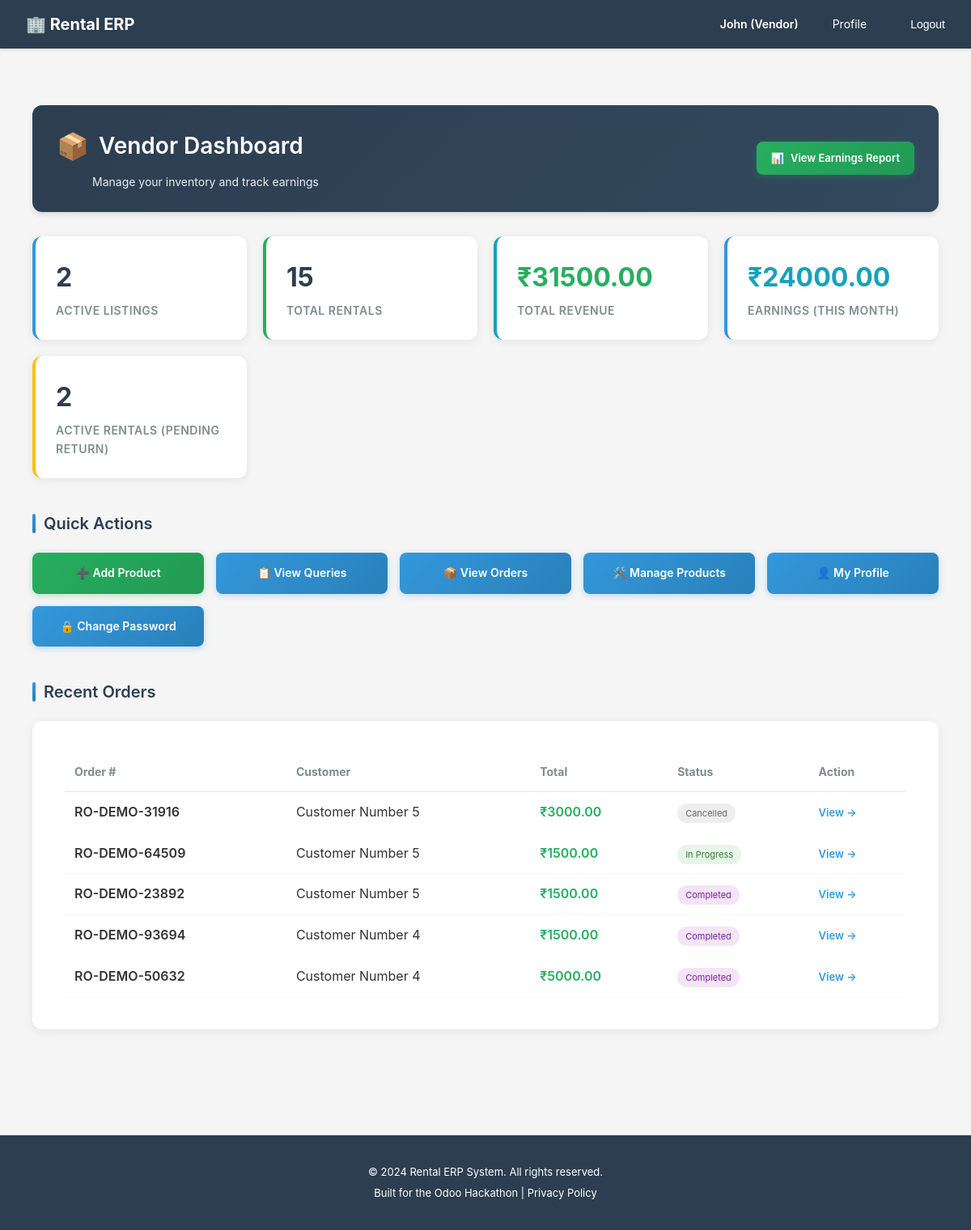
/dashboard/ (signed in), run on the app's committed database.
### accounts/models.py (models this page shows, shortened)
class User(AbstractUser):
    ROLE_CHOICES = [
        ('customer', 'Customer'),  # End-user who rents products
        ('vendor', 'Vendor'),      # Business user who owns rental products
        ('admin', 'Admin'),        # System administrator with full access
    ]
    email = models.EmailField(
        unique=True,
        validators=[EmailValidator()],
        help_text="Used for login and notifications"
    )
    role = models.CharField(
        max_length=20,
        choices=ROLE_CHOICES,
        default='customer',
        help_text="Determines user's permissions and accessible features"
    )
    phone = models.CharField(
        max_length=15,
        blank=True,
        null=True,
        validators=[
            RegexValidator(
                regex=r'^\+?1?\d{9,15}$',
                message="Phone number must be entered in the format: '+999999999'. Up to 15 digits allowed."
            )
        ],
        help_text="Contact number for order notifications and support"
    )
    is_verified = models.BooleanField(
        default=False,
        help_text="Email verification status for security"
    )
    totp_secret = models.CharField(
        max_length=32,
        blank=True,
        null=True,
        help_text="TOTP secret key for 2FA (encrypted)"
    )
    totp_enabled = models.BooleanField(
        default=False,
        help_text="Whether TOTP 2FA is enabled for this user"
    )
    created_at = models.DateTimeField(auto_now_add=True)
    updated_at = models.DateTimeField(auto_now=True)
    @property
    def phone_number(self):
        """Property alias for backward compatibility with older view/form code"""
        return self.phone
    USERNAME_FIELD = 'email'
    REQUIRED_FIELDS = ['username', 'first_name', 'last_name']
    class Meta:
        db_table = 'users'
        verbose_name = 'User'
        verbose_name_plural = 'Users'
        ordering = ['-created_at']

### rentals/models.py (models this page shows, shortened)
class RentalOrder(models.Model):
    STATUS_CHOICES = [
        ('draft', 'Draft'),               # Initial state
        ('confirmed', 'Confirmed'),       # Customer committed, stock reserved
        ('in_progress', 'In Progress'),   # Customer has picked up items
        ('completed', 'Completed'),       # Items returned successfully
        ('cancelled', 'Cancelled'),       # Order cancelled before completion
        ('invoiced', 'Invoiced'),         # Invoice generated and sent
    ]
    order_number = models.CharField(
        max_length=50,
        unique=True,
        help_text="Auto-generated unique order ID (e.g., RO-2026-0001)"
    )
    quotation = models.OneToOneField(
        Quotation,
        on_delete=models.SET_NULL,
        blank=True,
        null=True,
        related_name='rental_order',
        help_text="Source quotation that was converted to this order"
    )
    customer = models.ForeignKey(
        settings.AUTH_USER_MODEL,
        on_delete=models.CASCADE,
        related_name='rental_orders',
        limit_choices_to={'role': 'customer'},
        help_text="Customer placing the rental order"
    )
    vendor = models.ForeignKey(
        settings.AUTH_USER_MODEL,
        on_delete=models.CASCADE,
        related_name='vendor_rental_orders',
        limit_choices_to={'role': 'vendor'},
        help_text="Vendor fulfilling the rental order"
    )
    status = models.CharField(
        max_length=20,
        choices=STATUS_CHOICES,
        default='draft',
        help_text="Current order stage in the rental lifecycle"
    )
    delivery_address = models.TextField(
        help_text="Where items will be delivered/picked up"
    )
    billing_address = models.TextField(
        help_text="Address for invoice (may differ from delivery)"
    )
    subtotal = models.DecimalField(
        max_digits=12,
        decimal_places=2,
        default=Decimal('0.00'),
        help_text="Sum of all order lines"
    )
    discount_amount = models.DecimalField(
        max_digits=12,
        decimal_places=2,
        default=Decimal('0.00'),
        help_text="Discount applied"
    )
    tax_amount = models.DecimalField(
        max_digits=12,
        decimal_places=2,
        default=Decimal('0.00'),
        help_text="GST amount"
    )
    late_fee = models.DecimalField(
        max_digits=12,
        decimal_places=2,
        default=Decimal('0.00'),
        help_text="Late return penalties (added if items returned late)"
    )
    total = models.DecimalField(
        max_digits=12,
        decimal_places=2,
        default=Decimal('0.00'),
        help_text="Final order total including all fees"
    )
    advance_payment_percentage = models.DecimalField(
        max_digits=5,
        decimal_places=2,
        default=Decimal('0.00'),
        help_text="Required advance payment % for this order"
    )
    advance_payment_amount = models.DecimalField(
        max_digits=12,
        decimal_places=2,
        default=Decimal('0.00'),
        help_text="Calculated advance amount expected"
    )
    deposit_amount = models.DecimalField(
        max_digits=12,
        decimal_places=2,
        default=Decimal('0.00'),
        help_text="Security deposit collected upfront"
    )
    paid_amount = models.DecimalField(
        max_digits=12,
        decimal_places=2,
        default=Decimal('0.00'),
        help_text="Amount paid so far (partial or full)"
    )
    notes = models.TextField(
        blank=True,
        null=True,
        help_text="Special instructions or customer requests"
    )
    requires_approval = models.BooleanField(
        default=False,
        help_text="Whether this order needs approval (for high-value orders)"
    )
    approval_status = models.CharField(
        max_length=20,
        choices=[
            ('not_required', 'Not Required'),
            ('pending', 'Pending Approval'),
            ('approved', 'Approved'),
            ('rejected', 'Rejected'),
        ],
        default='not_required',
        help_text="Current approval status"
    )
    approved_by = models.ForeignKey(
        settings.AUTH_USER_MODEL,
        on_delete=models.SET_NULL,
        blank=True,
        null=True,
        related_name='approved_rental_orders',
        help_text="Admin who approved this order"
    )
    approved_at = models.DateTimeField(
        blank=True,
        null=True,
        help_text="When this order was approved"
    )
    created_at = models.DateTimeField(auto_now_add=True)
    updated_at = models.DateTimeField(auto_now=True)
    confirmed_at = models.DateTimeField(
        blank=True,
        null=True,
        help_text="When order was confirmed"
    )
    completed_at = models.DateTimeField(
        blank=True,
        null=True,
        help_text="When all items were returned"
    )
    class Meta:
        db_table = 'rental_orders'
        verbose_name = 'Rental Order'
        verbose_name_plural = 'Rental Orders'
        ordering = ['-created_at']
        indexes = [
            models.Index(fields=['customer', 'status']),
            models.Index(fields=['vendor', 'status']),
            models.Index(fields=['order_number']),
        ]

### dashboards/views.py (the view, shortened to what this page needs)
# urls.py: path('', views.dashboard, name='dashboard'),
@login_required
def dashboard(request):
    user = request.user
    context = {'user': user}
    if user.role == 'customer':
        from rentals.models import Quotation, RentalOrder
        context['sent_queries'] = Quotation.objects.filter(
            customer=user,
            status='sent'
        ).order_by('-created_at')[:5]
        context['active_rentals_count'] = RentalOrder.objects.filter(
            customer=user,
            status='in_progress'
        ).count()
        context['pending_approvals_count'] = Quotation.objects.filter(
            customer=user,
            status='sent'
        ).count()
        total_spent = RentalOrder.objects.filter(
            customer=user,
            status__in=['in_progress', 'completed', 'confirmed', 'invoiced']
        ).aggregate(Sum('total'))['total__sum']
        context['total_spent'] = total_spent or Decimal('0.00')
        return render(request, 'dashboards/customer_dashboard.html', context)
    elif user.role == 'vendor':
        from catalog.models import Product
        from rentals.models import RentalOrder
        context['active_listings_count'] = Product.objects.filter(
            vendor=user,
            is_published=True
        ).count()
        context['total_rentals_count'] = RentalOrder.objects.filter(
            vendor=user
        ).count()
        context['total_revenue'] = RentalOrder.objects.filter(
            vendor=user
        ).aggregate(Sum('total'))['total__sum'] or Decimal('0.00')
        context['pending_returns_count'] = RentalOrder.objects.filter(
            vendor=user,
            status='in_progress'
        ).count()
        month_start = timezone.now().replace(day=1, hour=0, minute=0, second=0, microsecond=0)
        context['monthly_earnings'] = RentalOrder.objects.filter(
            vendor=user,
            created_at__gte=month_start,
            status__in=['confirmed', 'in_progress', 'completed', 'invoiced']
        ).aggregate(Sum('total'))['total__sum'] or Decimal('0.00')
        context['recent_orders'] = RentalOrder.objects.filter(
            vendor=user
        ).order_by('-created_at')[:5]
        return render(request, 'dashboards/vendor_dashboard.html', context)
    return render(request, 'dashboards/dashboard.html', context)

### templates/dashboards/vendor_dashboard.html (shortened to what this page needs)
{% extends 'base.html' %}
{% block content %}
<div class="dashboard-container">
    <div class="page-header" style="display: flex; justify-content: space-between; align-items: center;">
        <div>
            <h2>Vendor Dashboard</h2>
            <p class="page-subtitle">Manage your inventory and track earnings</p>
        </div>
        <a href="{% url 'dashboards:vendor_financials' %}" class="quick-action-card">
            <span>📊</span> View Earnings Report
        </a>
    </div>
    <div class="stats-grid">
        <div class="stat-card">
            <h3 class="stat-value">{{ active_listings_count }}</h3>
            <p class="stat-label">Active Listings</p>
        </div>
        <div class="stat-card">
            <h3 class="stat-value">{{ total_rentals_count }}</h3>
            <p class="stat-label">Total Rentals</p>
        </div>
        <div class="stat-card">
            <h3 class="stat-value" style="color: #27ae60;">₹{{ total_revenue|floatformat:2 }}</h3>
            <p class="stat-label">Total Revenue</p>
        </div>
        <div class="stat-card">
            <h3 class="stat-value" style="color: #17a2b8;">₹{{ monthly_earnings|floatformat:2 }}</h3>
            <p class="stat-label">Earnings (This Month)</p>
        </div>
        <div class="stat-card pending">
            <h3 class="stat-value">{{ pending_returns_count }}</h3>
            <p class="stat-label">Active Rentals (Pending Return)</p>
        </div>
    </div>
    <div class="actions-section">
        <h2 class="section-title">Quick Actions</h2>
        <div class="actions-grid">
            {% if user.vendorprofile.is_approved %}
                <a href="{% url 'catalog:vendor_add_product' %}" class="action-btn action-btn-primary">
                    ➕ Add Product
                </a>
                <a href="{% url 'rentals:vendor_query_list' %}" class="action-btn">
                    📋 View Queries
                </a>
                <a href="{% url 'catalog:vendor_view_orders' %}" class="action-btn">
                    📦 View Orders
                </a>
                <a href="{% url 'catalog:vendor_manage_products' %}" class="action-btn">
                    🛠️ Manage Products
                </a>
            {% else %}
                <button class="action-btn action-btn-primary" disabled>
                    ➕ Add Product (Pending Approval)
                </button>
            {% endif %}
            <a href="{% url 'accounts:profile' %}" class="action-btn">
                👤 My Profile
            </a>
            <a href="{% url 'accounts:change_password' %}" class="action-btn">
                🔒 Change Password
            </a>
        </div>
    </div>
    <div>
        <h2 class="section-title">Recent Orders</h2>
        <div class="orders-wrapper">
            <div class="orders-content">
                {% if recent_orders %}
                <table style="width: 100%; border-collapse: collapse;">
                    <thead>
                        <tr style="text-align: left; border-bottom: 2px solid #f0f0f0;">
                            <th style="padding: 12px; font-size: 14px; color: #7f8c8d;">Order #</th>
                            <th style="padding: 12px; font-size: 14px; color: #7f8c8d;">Customer</th>
                            <th style="padding: 12px; font-size: 14px; color: #7f8c8d;">Total</th>
                            <th style="padding: 12px; font-size: 14px; color: #7f8c8d;">Status</th>
                            <th style="padding: 12px; font-size: 14px; color: #7f8c8d;">Action</th>
                        </tr>
                    </thead>
                    <tbody>
                        {% for order in recent_orders %}
                        <tr style="border-bottom: 1px solid #f9f9f9;">
                            <td style="padding: 12px; font-weight: 600;">{{ order.order_number }}</td>
                            <td style="padding: 12px;">{{ order.customer.get_full_name }}</td>
                            <td style="padding: 12px; color: #27ae60; font-weight: 600;">₹{{ order.total }}</td>
                            <td style="padding: 12px;">
                                <span class="badge" style="
                                    padding: 5px 10px;
                                    border-radius: 12px;
                                    font-size: 11px;
                                    {% if order.status == 'confirmed' %}background: #e3f2fd; color: #1976d2;
                                    {% elif order.status == 'in_progress' %}background: #e8f5e9; color: #2e7d32;
                                    {% elif order.status == 'completed' %}background: #f3e5f5; color: #7b1fa2;
                                    {% else %}background: #eee; color: #666;{% endif %}
                                ">{{ order.get_status_display }}</span>
                            </td>
                            <td style="padding: 12px;">
                                <a href="{% url 'rentals:order_detail' order.id %}" style="color: #3498db; font-size: 13px; font-weight: 600;">View →</a>
                            </td>
                        </tr>
                        {% endfor %}
                    </tbody>
                </table>
                {% else %}
                <div class="empty-state">
                    <div class="empty-state-icon">📭</div>
                    <p class="empty-state-text">No orders yet. Start listing products to get rental requests from customers!</p>
                </div>
                {% endif %}
            </div>
        </div>
    </div>
</div>
{% endblock %}

### templates/base.html (shortened to what this page needs)
{% load static %}
<!DOCTYPE html>
<html lang="en">
<head>
</head>
<body>
    <nav>
        <div class="container">
            <a href="/" class="logo">🏢 Rental ERP</a>
            <ul>
                {% if user.is_authenticated %}
                    <li><strong>{{ user.first_name }} ({{ user.get_role_display }})</strong></li>
                    <li><a href="{% url 'accounts:profile' %}">Profile</a></li>
                    <li>
                        <form method="POST" action="{% url 'accounts:logout' %}" style="display: inline;">
                            <button type="submit" style="background: none; border: none; color: #fff; cursor: pointer; padding: 8px 12px; font-size: 14px;">Logout</button>
                        </form>
                    </li>
                {% else %}
                    <li><a href="{% url 'accounts:login' %}">Login</a></li>
                    <li><a href="{% url 'accounts:signup_customer' %}">Sign Up (Customer)</a></li>
                    <li><a href="{% url 'accounts:signup_vendor' %}">Sign Up (Vendor)</a></li>
                {% endif %}
            </ul>
        </div>
    </nav>
    <main>
        <div class="container">
            {% block content %}{% endblock %}
        </div>
    </main>
    <footer>
        <p>&copy; 2024 Rental ERP System. All rights reserved.</p>
        <p>Built for the Odoo Hackathon | <a href="#" style="color: #fff;">Privacy Policy</a></p>
    </footer>
</body>
</html>

### data on the page
User: first_name "John", role "Vendor"
RentalOrder: order_number "RO-DEMO-31916", customer.get_full_name "Customer Number 5", total "3000.00", status "Cancelled"
RentalOrder: order_number "RO-DEMO-64509", customer.get_full_name "Customer Number 5", total "1500.00", status "In Progress"
RentalOrder: order_number "RO-DEMO-23892", customer.get_full_name "Customer Number 5", total "1500.00", status "Completed"
RentalOrder: order_number "RO-DEMO-93694", customer.get_full_name "Customer Number 4", total "1500.00", status "Completed"
RentalOrder: order_number "RO-DEMO-50632", customer.get_full_name "Customer Number 4", total "5000.00", status "Completed"

### other printed values
{{ active_listings_count }} "2"
{{ total_rentals_count }} "15"
{{ total_revenue|floatformat:2 }} "31500.00"
{{ monthly_earnings|floatformat:2 }} "24000.00"
{{ pending_returns_count }} "2"
